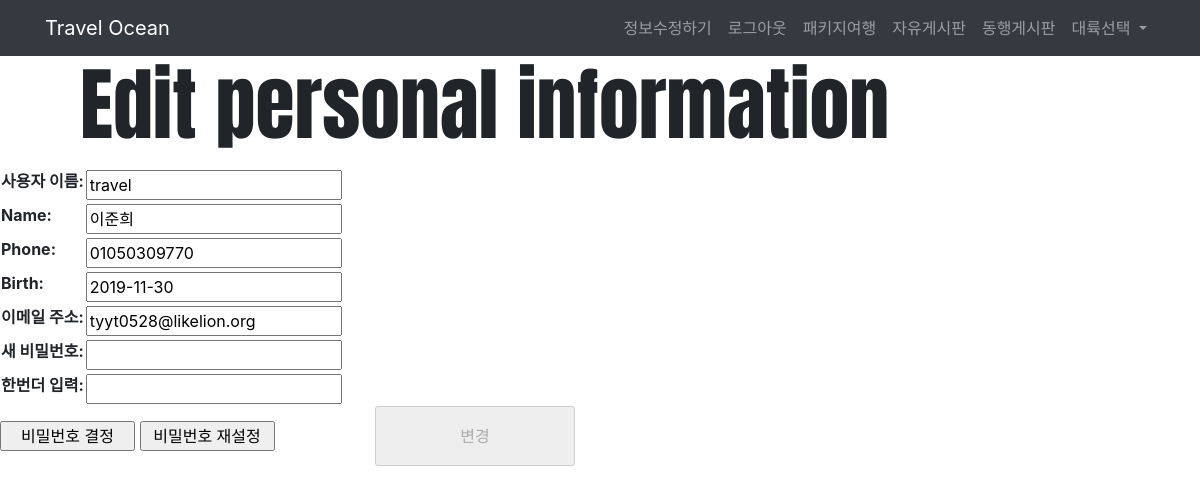
Page /update_user/12 on the committed database.
### index/models.py (models this page shows)
class User(AbstractUser):
    name = models.CharField(max_length=10)
    phone = models.CharField(max_length=15)
    birth = models.CharField(max_length=10)

### index/views.py (the view)
# urls.py: path('update_user/<int:id>', index.views.update_user, name="update_user"),
def update_user(request, id):
    user = get_object_or_404(User, pk=id)
    return render(request,"update_user.html",{"user":user})

### index/templates/update_user.html (shortened to what this page needs)
{% extends 'base.html' %}
{% load staticfiles %}
    {% block head %}<title>Travel Ocean 정보수정</title>
    <h1>
       <p class="p">Edit personal information</p>
    </h1>
    {% endblock %}
    {% block content %}
        <form action="{% url 'testgogogo' %}" method="POST" enctype="multipart/form-data">
    <table>
     <tr>
         <th>
         <label for="id_username">사용자 이름:</label>
     </th>
        <td>
            <input type="text" name="username" value="{{user.username}}" maxlength="150" required="" id="id_username">
        </td>
        </tr>
        <tr>
            <th>
         <label for="id_name">Name:</label>
     </th>
        <td>
<input type="text" name="name" value="{{user.name}}" maxlength="10" required="" id="id_name">
        </td>
        </tr>
         <tr>
            <th>
         <label for="id_phone">Phone:</label>
     </th>
        <td>
<input type="text" name="phone" value="{{user.phone}}" maxlength="15" required="" id="id_phone" pattern="[0-9]{3}[0-9]{4}[0-9]{4}">
             </td>
        </tr>
        <tr>
            <th>
         <label for="id_birth">Birth:</label>
     </th>
        <td>
<input type="text" name="birth" value="{{user.birth}}" maxlength="10" required="" id="id_birth">
            </td>
        </tr>
             <tr>
            <th>
         <label for="id_email">이메일 주소:</label>
     </th>
        <td>
<input type="email" name="email" value="{{user.email}}" maxlength="254" id="id_email">
            </td>
        </tr>
                  <tr>
            <th>
         <label for="id_password">새 비밀번호:</label>
     </th>
        <td>
<input type="password" name="pw1"  maxlength="254" id="pw1">
            </td>
        </tr>
              <tr>
            <th>
         <label for="id_password_check">한번더 입력:</label>
     </th>
        <td>
<input type="password" name="pw2"  maxlength="254" id="pw2">
            </td>
        </tr>
        </table>
            <input type="button" style="width:135px;height:30px;" onclick="passwordcheck()" value="비밀번호 결정">
            <input type="button" style="width:135px;height:30px;" onclick="rewrite()" value="비밀번호 재설정">
              <input type="submit" id="complete" style="width:200px;height:60px;" class="btn1" value="변경" disabled="disabled">
    </form>
    {% endblock %}

### index/templates/update_user.html (style rules this page uses)
p { font-family: 'Anton', sans-serif; font-size: 80px; text-indent: 1em; }
.btn1 { margin-left: 8%; width:9.8%; height:10%; }

### rows in the picture
User: username "travel", name "이준희", phone "01050309770", birth "2019-11-30", email "tyyt0528@likelion.org"
